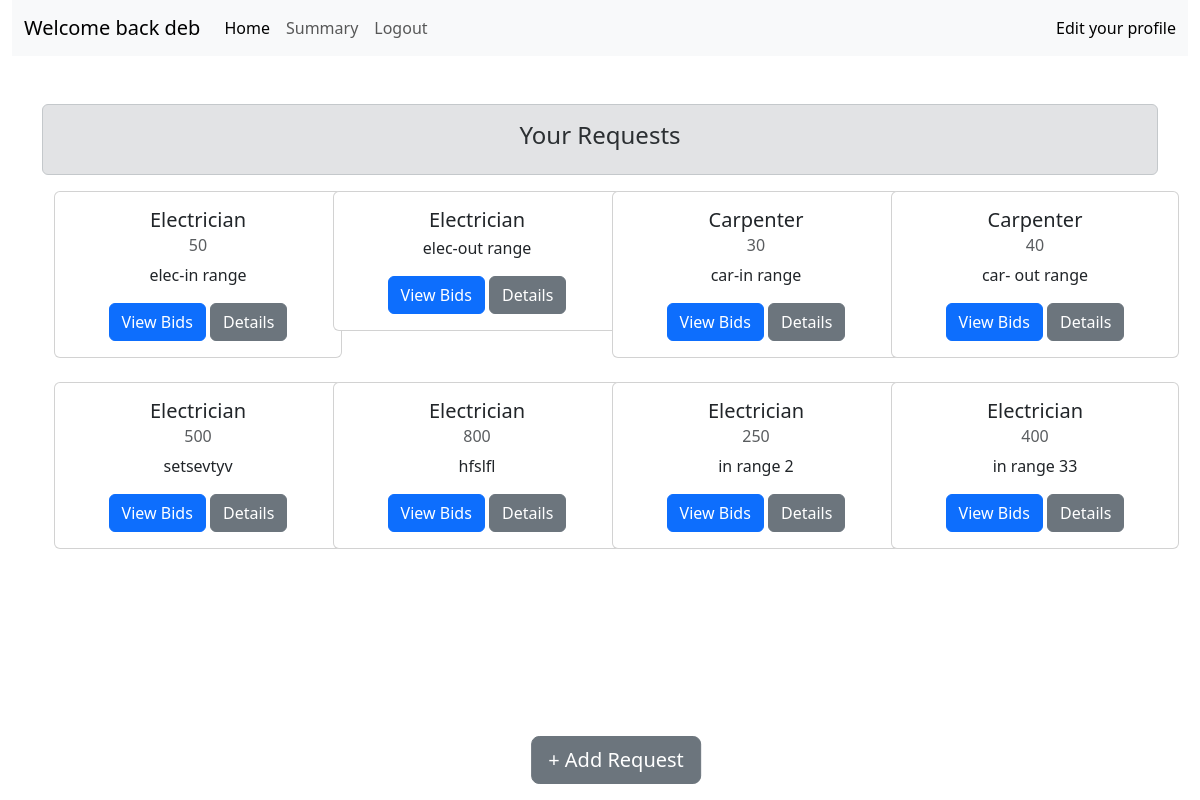
Page /consumer_dashboard (signed in) on the earlier database version.
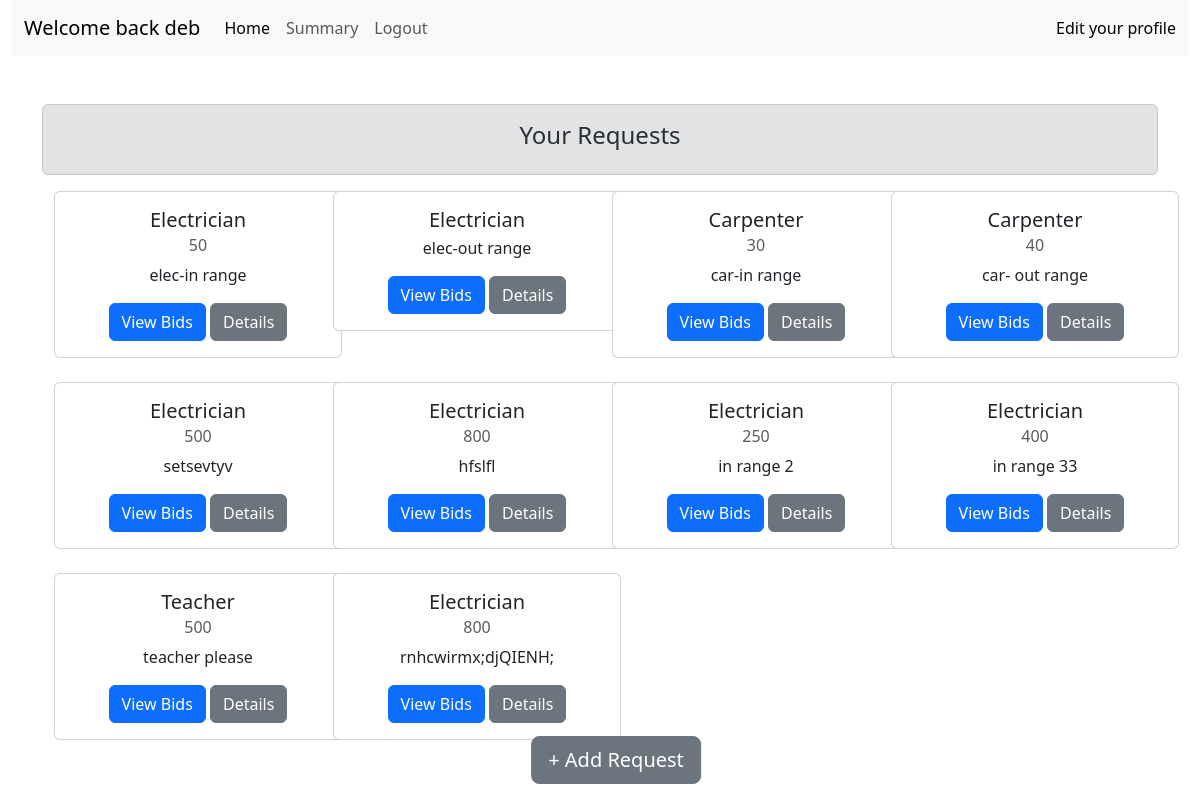
Same page on the later database version.
### app.py (models this page shows)
class service_request(db.Model):
    id=db.Column(db.Integer, primary_key=True)
    consumer_id=db.Column(db.Integer, nullable=False)
    con_latitude = db.Column(db.Float, nullable=False)
    con_longitude = db.Column(db.Float, nullable=False)
    service_title=db.Column(db.String(200), nullable=False)
    service_type=db.Column(db.String(50), nullable=False)
    budget=db.Column(db.Integer, nullable=False)
    desc=db.Column(db.String(500), nullable=False)
    is_active=db.Column(db.Boolean, default=True)
    is_inprogress=db.Column(db.Boolean, default=False)
    assigned_provider_id=db.Column(db.Integer, nullable=True)
    created_at=db.Column(db.DateTime, default=db.func.current_timestamp())

### app.py (the view)
@app.route('/consumer_dashboard')
def consumer_dashboard():
    if 'user_id' not in session:
        return redirect(url_for('login'))
    id=session['user_id']
    print(id)
    current_user_object = users.query.get(id)
    ser_req=service_request.query.filter_by(consumer_id=id).all()
    print("count: ",len(ser_req),ser_req)
    return render_template('consumer/consumer_dashboard.html',user=current_user_object,requests=ser_req)

### templates/consumer/consumer_dashboard.html (shortened to what this page needs)
{% extends 'base.html' %}
{% block body %}
<div class="container-fluid">
  <nav class="navbar navbar-expand-lg bg-body-tertiary">
    <div class="container-fluid">
      <a class="navbar-brand" href="#">Welcome back {{user.full_name}}</a>
      <div class="collapse navbar-collapse" id="navbarText">
        <ul class="navbar-nav me-auto mb-2 mb-lg-0">
          <li class="nav-item">
            <a class="nav-link active" aria-current="page" href="#">Home</a>
          </li>
          <li class="nav-item">
            <a class="nav-link" href="#">Summary</a>
          </li>
          <li class="nav-item">
            <a class="nav-link" href="{{url_for('logout')}}">Logout</a>
          </li>
        </ul>
        <span class="navbar-text">
          <a class="nav-link" href="#">Edit your profile</a>
        </span>
      </div>
    </div>
  </nav>
</div>
<div class="container">
  <div class="alert alert-secondary mt-5 text-center" role="alert">
    <strong>
      <h4>Your Requests</h4>
    </strong>
  </div>
  <div class="container">
    <div class="row row-cols-1 row-cols-md-2 row-cols-lg-4 g-4">
      {% for request in requests %}
      <div class="col">
        <div class="card" style="width: 18rem;">
          <div class="card-body text-center">
            <h5 class="card-title">{{request.service_type}}</h5>
            <h6 class="card-subtitle mb-2 text-muted">{{request.budget}}</h6>
            <p class="card-text">{{request.desc}}</p>
            <a href="{{url_for('view_bids',req_id=request.id)}}" class="btn btn-primary" role="button">View Bids</a>
            <a href="#" class="btn btn-secondary" role="button">Details</a>
          </div>
        </div>
      </div>
      {% endfor %}
    </div>
  </div>
</div>
<a href="{{url_for('add_service_request')}}"
  class="btn btn-lg btn-secondary position-fixed bottom-0 start-50 translate-middle-x m-3 z-3">+ Add Request</a>
{% endblock body %}

Differences in the rows shown:
added service_request: service_type "Teacher", budget "500", desc "teacher please"
added service_request: service_type "Electrician", budget "800", desc "rnhcwirmx;djQIENH;"
